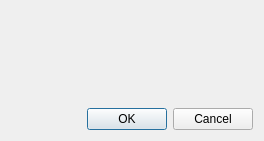
<?xml version="1.0" encoding="UTF-8"?>
<ui version="4.0">
 <class>Dialog</class>
 <widget class="QDialog" name="Dialog">
  <property name="geometry">
   <rect>
    <x>0</x>
    <y>0</y>
    <width>264</width>
    <height>141</height>
   </rect>
  </property>
  <property name="windowTitle">
   <string>Dialog</string>
  </property>
  <layout class="QVBoxLayout" name="verticalLayout">
   <item>
    <widget class="QLabel" name="errorLabel">
     <property name="text">
      <string/>
     </property>
    </widget>
   </item>
   <item>
    <widget class="QDialogButtonBox" name="buttonBox">
     <property name="orientation">
      <enum>Qt::Horizontal</enum>
     </property>
     <property name="standardButtons">
      <set>QDialogButtonBox::Cancel|QDialogButtonBox::Ok</set>
     </property>
    </widget>
   </item>
  </layout>
 </widget>
 <resources/>
 <connections>
  <connection>
   <sender>buttonBox</sender>
   <signal>accepted()</signal>
   <receiver>Dialog</receiver>
   <slot>accept()</slot>
   <hints>
    <hint type="sourcelabel">
     <x>248</x>
     <y>254</y>
    </hint>
    <hint type="destinationlabel">
     <x>157</x>
     <y>274</y>
    </hint>
   </hints>
  </connection>
  <connection>
   <sender>buttonBox</sender>
   <signal>rejected()</signal>
   <receiver>Dialog</receiver>
   <slot>reject()</slot>
   <hints>
    <hint type="sourcelabel">
     <x>316</x>
     <y>260</y>
    </hint>
    <hint type="destinationlabel">
     <x>286</x>
     <y>274</y>
    </hint>
   </hints>
  </connection>
 </connections>
</ui>
